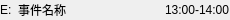
<?xml version="1.0" encoding="UTF-8"?>
<ui version="4.0">
 <class>ListItemEvent</class>
 <widget class="QWidget" name="ListItemEvent">
  <property name="geometry">
   <rect>
    <x>0</x>
    <y>0</y>
    <width>230</width>
    <height>20</height>
   </rect>
  </property>
  <property name="windowTitle">
   <string>Form</string>
  </property>
  <layout class="QHBoxLayout" name="horizontalLayout">
   <property name="leftMargin">
    <number>0</number>
   </property>
   <property name="topMargin">
    <number>0</number>
   </property>
   <property name="rightMargin">
    <number>0</number>
   </property>
   <property name="bottomMargin">
    <number>0</number>
   </property>
   <item>
    <widget class="QLabel" name="dotLabel">
     <property name="text">
      <string>E:</string>
     </property>
    </widget>
   </item>
   <item>
    <widget class="QLabel" name="nameLabel">
     <property name="text">
      <string>事件名称</string>
     </property>
    </widget>
   </item>
   <item>
    <spacer name="horizontalSpacer">
     <property name="orientation">
      <enum>Qt::Horizontal</enum>
     </property>
     <property name="sizeHint" stdset="0">
      <size>
       <width>40</width>
       <height>20</height>
      </size>
     </property>
    </spacer>
   </item>
   <item alignment="Qt::AlignRight">
    <widget class="QLabel" name="timeLabel">
     <property name="text">
      <string>13:00-14:00</string>
     </property>
    </widget>
   </item>
  </layout>
 </widget>
 <resources/>
 <connections/>
</ui>
